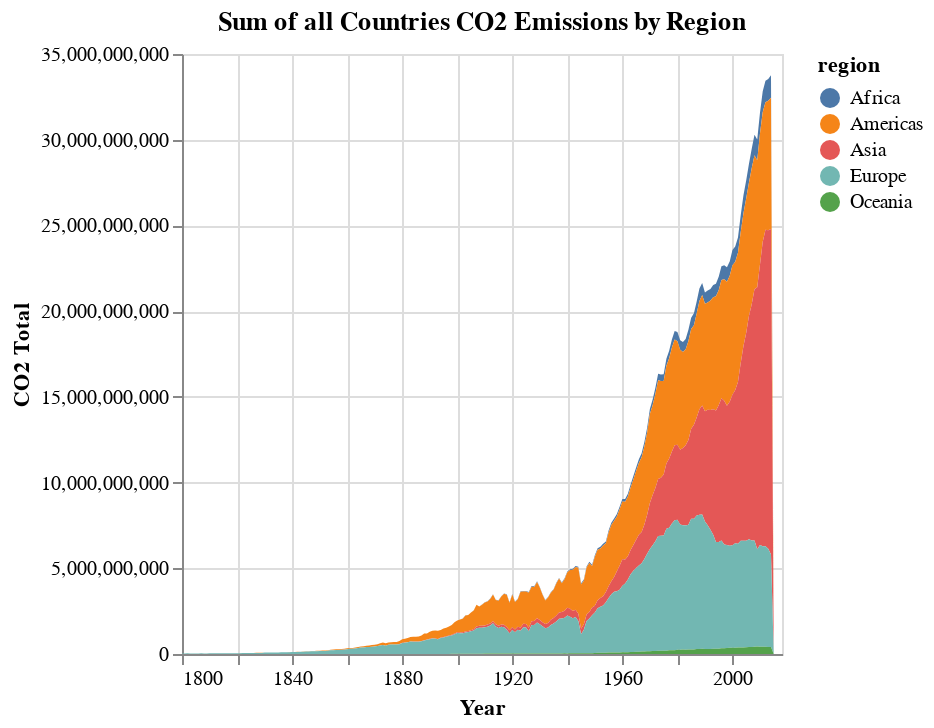

Write notebook code for a chart like this one.
### Markdown cell above
<div class="alert alert-info" style="color:black">

### Question 5.3
rubric={accuracy:1,quality:1,viz:2}

<h4>
Python
</h4>
<ol type="1">
<li>in addition to the co2 per capita, the total population also matter for a country’s overall co2 emissions. compute a new column in your data set called <code>'co2_total'</code> which contains the total co2 emissions per observation.</li>
<li>plot this new column over time in an area chart, but instead of plotting one area for each country, plot one for each region which represents the sum of all countries co2 emissions in that region.</li>
</ol>
</div>

### Code cell
# YOUR PYTHON ANSWER GOES HERE
# 1
gapminder_data['co2_total'] = gapminder_data['co2_per_capita'] * gapminder_data['population']

# 2
co2_by_region = gapminder_data.groupby(['year', 'region'])['co2_total'].sum().reset_index()

co2_total_plot = alt.Chart(co2_by_region, title = "Sum of all Countries CO2 Emissions by Region").mark_area().encode(
    alt.X('year:T', title = "Year"),
    alt.Y('co2_total', title = "CO2 Total"),
    color = 'region'
)

co2_total_plot.display()

### Figure 1 — Vega-Lite specification as saved in the notebook (floating-point values rounded to 4 significant figures; data arrays with more than 128 entries replaced by an {"elided": "..."} marker saying what was removed)
{"$schema": "https://vega.github.io/schema/vega-lite/v5.20.1.json", "config": {"view": {"continuousHeight": 300, "continuousWidth": 300}}, "data": {"name": "data-c16ac55be33cab527b3a96446f113152"}, "datasets": {"data-c16ac55be33cab527b3a96446f113152": {"elided": "1095 records"}}, "encoding": {"color": {"field": "region", "type": "nominal"}, "x": {"field": "year", "title": "Year", "type": "temporal"}, "y": {"field": "co2_total", "title": "CO2 Total", "type": "quantitative"}}, "mark": {"type": "area"}, "title": "Sum of all Countries CO2 Emissions by Region"}
